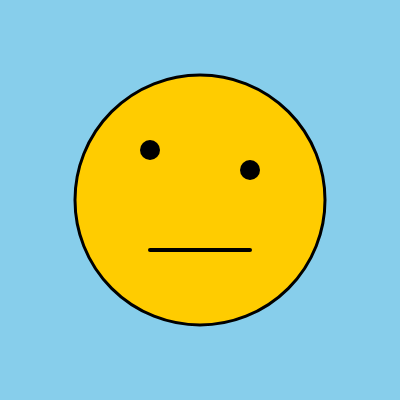
Frame 1 (no input)
Frame 60 (no input): identical to frame 1, image omitted
Frame 120 (the mouse pressed at the canvas centre since frame 60): identical to frame 1, image omitted

The p5.js sketch that drew this single still picture (run headless with seeded random() and noise() and a simulated clock; from frame 60 on, the mouse is pressed at the canvas centre):

// p5.js sketch
// ── sketch.js
function setup() {
  createCanvas(400, 400);
}
function draw() {
  background(135,206,235);
 
  fill(255,204,0);
  stroke(0);
  strokeWeight(3);
  ellipse(200,200,250,250)
 
  fill(0);
  noStroke();
  ellipse(150,150,20,20);
  ellipse(250,170,20,20);
 
  noFill();
  stroke(0);
  strokeWeight(4);
  line(150,250,250,250)
 
}
